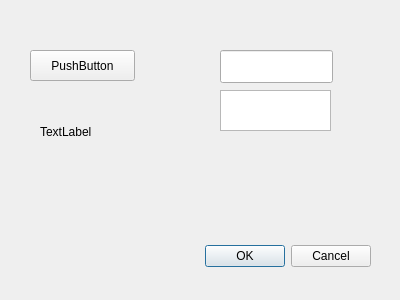
<?xml version="1.0" encoding="UTF-8"?>
<ui version="4.0">
 <class>Dialog</class>
 <widget class="QDialog" name="Dialog">
  <property name="geometry">
   <rect>
    <x>0</x>
    <y>0</y>
    <width>400</width>
    <height>300</height>
   </rect>
  </property>
  <property name="windowTitle">
   <string>Dialog</string>
  </property>
  <widget class="QDialogButtonBox" name="buttonBox">
   <property name="geometry">
    <rect>
     <x>30</x>
     <y>240</y>
     <width>341</width>
     <height>32</height>
    </rect>
   </property>
   <property name="orientation">
    <enum>Qt::Horizontal</enum>
   </property>
   <property name="standardButtons">
    <set>QDialogButtonBox::Cancel|QDialogButtonBox::Ok</set>
   </property>
  </widget>
  <widget class="QLabel" name="label">
   <property name="geometry">
    <rect>
     <x>40</x>
     <y>120</y>
     <width>73</width>
     <height>23</height>
    </rect>
   </property>
   <property name="text">
    <string>TextLabel</string>
   </property>
  </widget>
  <widget class="QPushButton" name="pushButton">
   <property name="geometry">
    <rect>
     <x>30</x>
     <y>50</y>
     <width>105</width>
     <height>31</height>
    </rect>
   </property>
   <property name="text">
    <string>PushButton</string>
   </property>
  </widget>
  <widget class="QLineEdit" name="lineEdit">
   <property name="geometry">
    <rect>
     <x>220</x>
     <y>50</y>
     <width>113</width>
     <height>33</height>
    </rect>
   </property>
  </widget>
  <widget class="QTextEdit" name="textEdit">
   <property name="geometry">
    <rect>
     <x>220</x>
     <y>90</y>
     <width>111</width>
     <height>41</height>
    </rect>
   </property>
  </widget>
 </widget>
 <resources/>
 <connections>
  <connection>
   <sender>buttonBox</sender>
   <signal>accepted()</signal>
   <receiver>Dialog</receiver>
   <slot>accept()</slot>
   <hints>
    <hint type="sourcelabel">
     <x>248</x>
     <y>254</y>
    </hint>
    <hint type="destinationlabel">
     <x>157</x>
     <y>274</y>
    </hint>
   </hints>
  </connection>
  <connection>
   <sender>buttonBox</sender>
   <signal>rejected()</signal>
   <receiver>Dialog</receiver>
   <slot>reject()</slot>
   <hints>
    <hint type="sourcelabel">
     <x>316</x>
     <y>260</y>
    </hint>
    <hint type="destinationlabel">
     <x>286</x>
     <y>274</y>
    </hint>
   </hints>
  </connection>
 </connections>
</ui>
